Frame 1 (no input): blank canvas, image omitted
Frame 60 (no input): blank canvas, image omitted
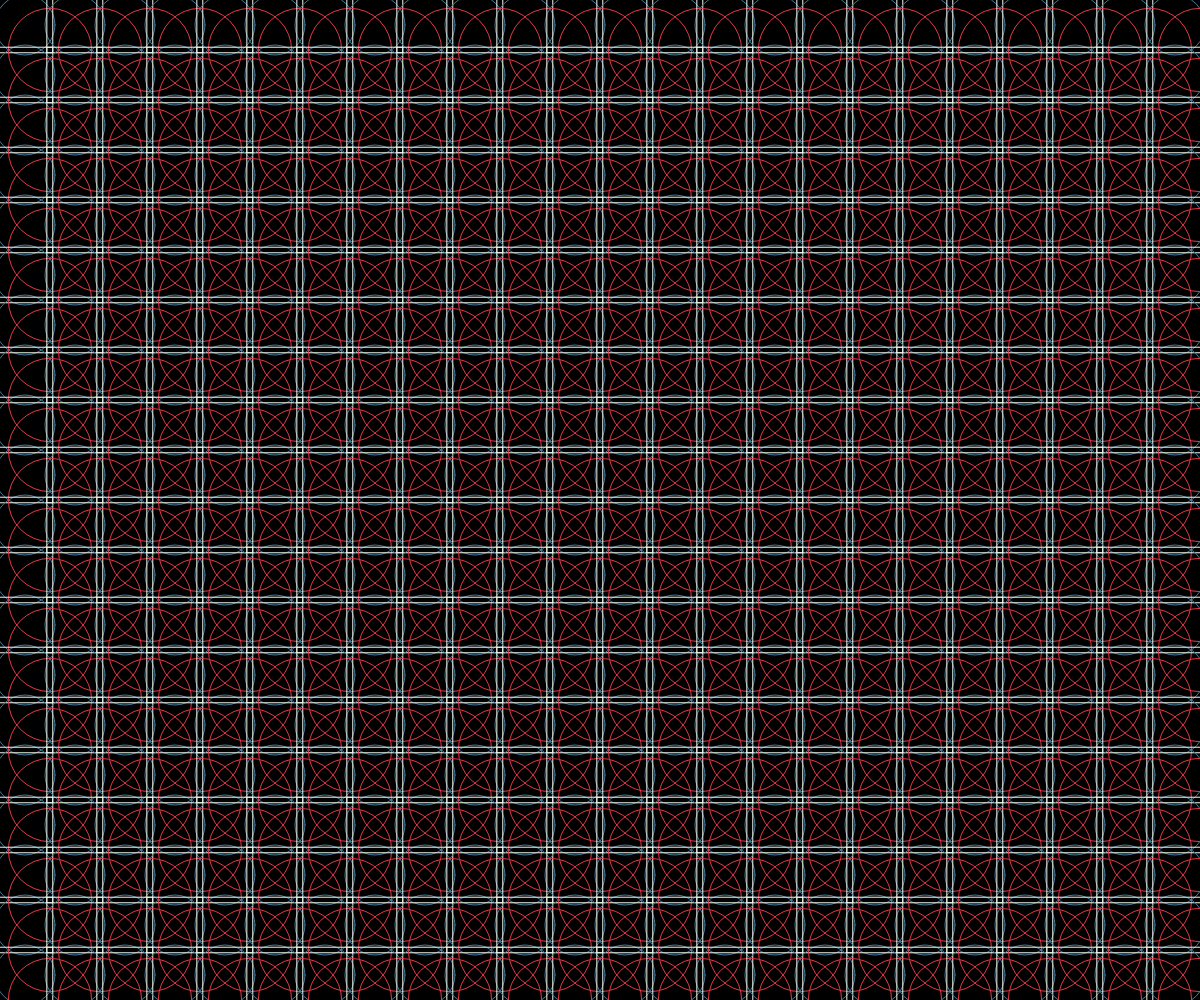
Frame 120 (the mouse pressed at the canvas centre since frame 60)

The p5.js sketch whose frames 1 and 60 were blank and that drew this single picture after the mouse press (run headless with seeded random() and noise() and a simulated clock; from frame 60 on, the mouse is pressed at the canvas centre):

// p5.js sketch
// ── sketch.js
function setup() { 
  createCanvas(windowWidth, windowHeight); 
}
 function draw() {
   rectMode(CENTER) 
   background(0)
    noFill() 
    var w= mouseX/10
    for(var j=0;j<height/50;j++) 
    { 
      for(var i=0;i<width/50;i++)
       {
      stroke("#457b9d")
       ellipse(25+50*i,25+50*j,mouseX/10) 
       stroke("#f1faee")
       rect(25+50*i,25+50*j,mouseY/9) 
       stroke("#e63946")
       ellipse(50+50*i,50+50*j,mouseY/6)
 }
 }
 }
